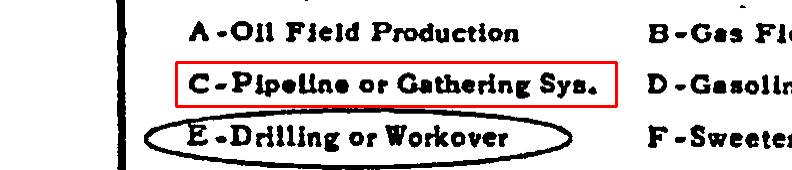
#> input picture research/experiments/EXP-036/sample_images/ambiguous/ambig_01_short_H9-53-2119_2144_p1.png, 792 x 170 px
$ python -i multi_pass_ocr.py   (imports and definitions only)
#> lines starting #> are read from the running program, lines starting #| are printed output that depends on the picture; after the words box and inside, x2 and y2 are one past the last pixel; in counts of white or black regions, pixels touching at a corner belong together
#> further down, picture is the input picture: shape (170, 792, 3); mean B, G, R 213.6, 213.6, 219.1
"""EXP-043 Phase B: Niblack + Multi-Pass OCR Voting.

Target: NO_TEXT_AT_GOLD_REGION (14,952 fields).
Applies adaptive local thresholding (Niblack, Sauvola, CLAHE) and multi-PSM OCR execution,
aggregating character-level majority consensus across passes to rescue missing text on degraded pages.
"""

from __future__ import annotations

from collections import defaultdict
from typing import Any

import cv2
import numpy as np
import pytesseract


def niblack_binarize(
    gray: np.ndarray,
    window_size: int = 25,
    k: float = -0.2,
) -> np.ndarray:
    """Niblack local thresholding: T = mean + k * std."""
#> called with window_size = 25, k = -0.2
    gray_f = gray.astype(np.float32)
    mean = cv2.blur(gray_f, (window_size, window_size))
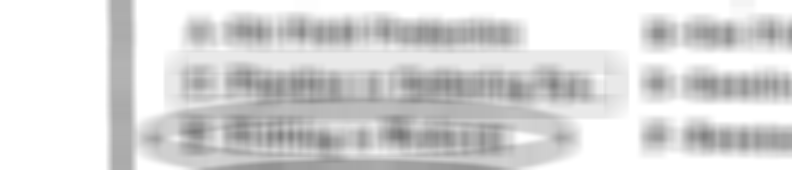
#> mean: shape (170, 792) float32; min 119, max 255, mean 215.8
    sq_mean = cv2.blur(gray_f ** 2, (window_size, window_size))
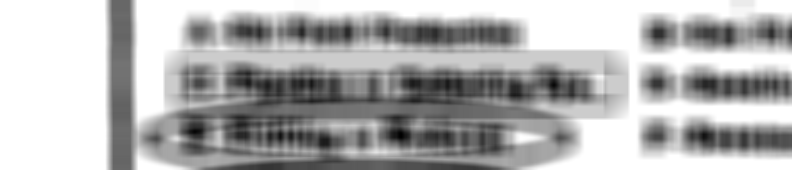
#> sq_mean: shape (170, 792) float32; min 29117.9, max 65025, mean 54244.1; drawn with min black and max white
    std = np.sqrt(np.maximum(sq_mean - mean ** 2, 0))
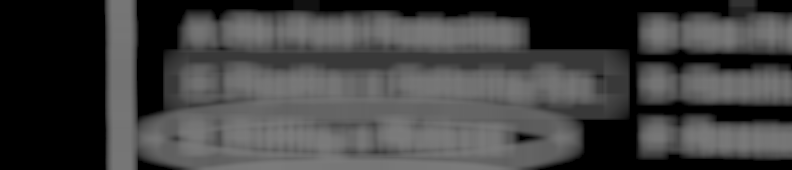
#> std: shape (170, 792) float32; min 0, max 123.9, mean 64.8
    threshold = mean + k * std
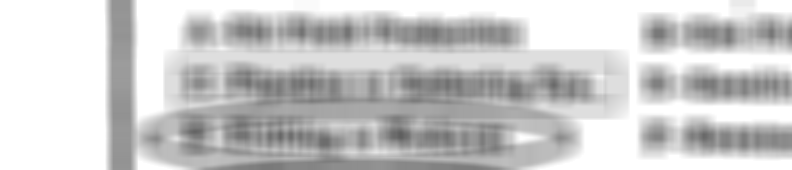
#> threshold: shape (170, 792) float32; min 94.59, max 255, mean 202.8
    return (gray_f > threshold).astype(np.uint8) * 255
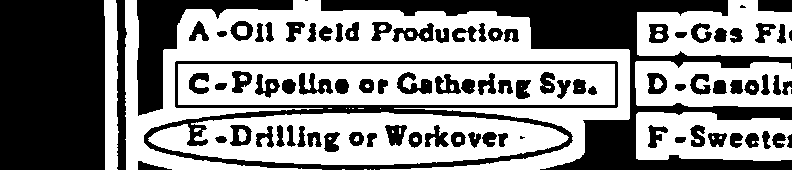
#> returned value: shape (170, 792); 54.2% white; 90 black regions (4 under 20 px), largest, box (x1, y1, x2, y2) and area: (0, 0, 105, 170) 17834, (321, 0, 792, 170) 16381, (144, 61, 618, 170) 7337


def sauvola_binarize(
    gray: np.ndarray,
    window_size: int = 25,
    k: float = 0.2,
    R: float = 128,
) -> np.ndarray:
    """Sauvola local thresholding: T = mean * (1 + k * (std/R - 1))."""
#> called with window_size = 25, k = 0.2, R = 128
    gray_f = gray.astype(np.float32)
    mean = cv2.blur(gray_f, (window_size, window_size))
    sq_mean = cv2.blur(gray_f ** 2, (window_size, window_size))
    std = np.sqrt(np.maximum(sq_mean - mean ** 2, 0))
    threshold = mean * (1.0 + k * (std / R - 1.0))
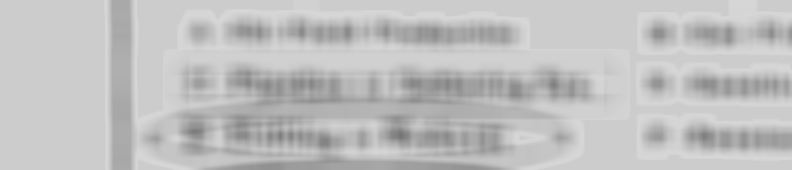
#> threshold: shape (170, 792) float32; min 118, max 214.8, mean 192
    return (gray_f > threshold).astype(np.uint8) * 255
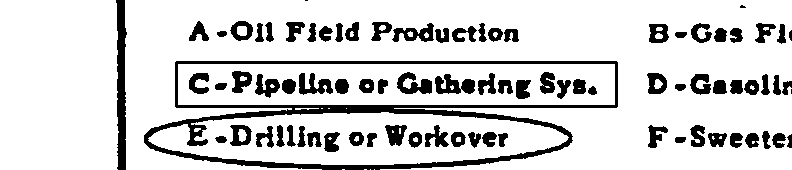
#> returned value: shape (170, 792); 83.3% white; 83 black regions (3 under 20 px), largest, box (x1, y1, x2, y2) and area: (144, 61, 618, 170) 7355, (116, 0, 127, 170) 1374, (435, 74, 475, 94) 497


def preprocess_variants(page_image: np.ndarray) -> dict[str, np.ndarray]:
    """Generate multiple binarization variants."""
    gray = cv2.cvtColor(page_image, cv2.COLOR_BGR2GRAY) if len(page_image.shape) == 3 else page_image

    clahe = cv2.createCLAHE(clipLimit=3.0, tileGridSize=(8, 8))
    enhanced = clahe.apply(gray)

    return {
        "niblack": niblack_binarize(enhanced),
        "sauvola": sauvola_binarize(enhanced),
        "otsu": cv2.threshold(gray, 0, 255, cv2.THRESH_BINARY + cv2.THRESH_OTSU)[1],
        "adaptive": cv2.adaptiveThreshold(
            gray, 255, cv2.ADAPTIVE_THRESH_GAUSSIAN_C, cv2.THRESH_BINARY, 51, 10
        ),
    }


# [70 lines left out: functions multi_pass_ocr, vote_tokens, not called in this run]

>>> import cv2
>>> picture = cv2.imread('../EXP-036/sample_images/ambiguous/ambig_01_short_H9-53-2119_2144_p1.png')
>>> result = preprocess_variants(picture)
#> result = 4 items

$ run again, on research/experiments/EXP-036/sample_images/ambiguous/ambig_02_medium_becerra-2023_p25.png
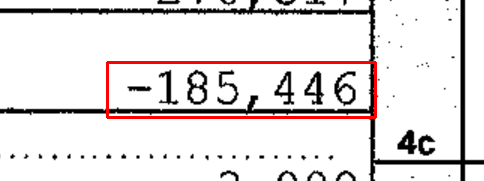
#> input picture research/experiments/EXP-036/sample_images/ambiguous/ambig_02_medium_becerra-2023_p25.png, 484 x 181 px
#> picture is the input picture: shape (181, 484, 3); mean B, G, R 225.1, 225.1, 230.7
#> in niblack_binarize, `return (gray_f > threshold).astype(np.uint8) * 255`:
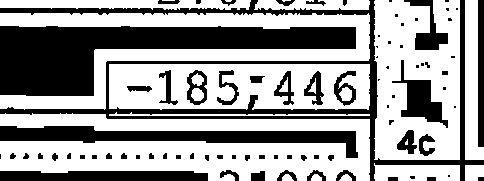
#> returned value: shape (181, 484); 61.5% white; 83 black regions (31 under 20 px), largest, box (x1, y1, x2, y2) and area: (0, 26, 356, 96) 12214, (0, 0, 484, 181) 7958, (0, 126, 358, 158) 4463
#> in sauvola_binarize, `return (gray_f > threshold).astype(np.uint8) * 255`:
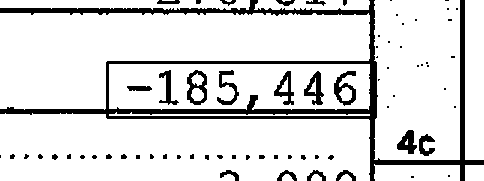
#> returned value: shape (181, 484); 86.7% white; 71 black regions (45 under 20 px), largest, box (x1, y1, x2, y2) and area: (0, 0, 484, 181) 8010, (187, 70, 207, 105) 348, (334, 71, 356, 106) 339
#> result = 4 items

$ run again, on research/experiments/EXP-036/sample_images/ambiguous/ambig_03_short_08-15427_H-12_1-21-2003_F-01341_p1.png
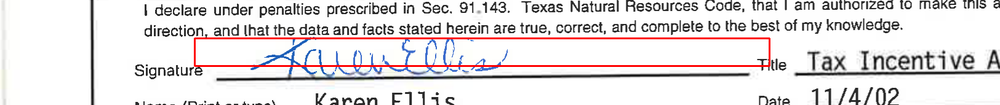
#> input picture research/experiments/EXP-036/sample_images/ambiguous/ambig_03_short_08-15427_H-12_1-21-2003_F-01341_p1.png, 1000 x 105 px, shrunk from 1625 x 171 before the run
#> picture is the input picture: shape (105, 1000, 3); mean B, G, R 225.1, 224.2, 228.9
#> in sauvola_binarize, `threshold = mean * (1.0 + k * (std / R - 1.0))`:
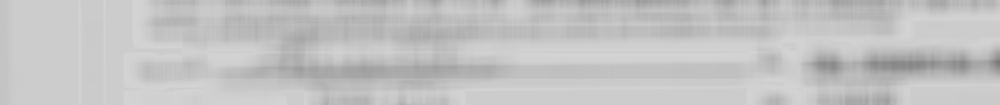
#> threshold: shape (105, 1000) float32; min 120.9, max 212.2, mean 194.7
#> in sauvola_binarize, `return (gray_f > threshold).astype(np.uint8) * 255`:
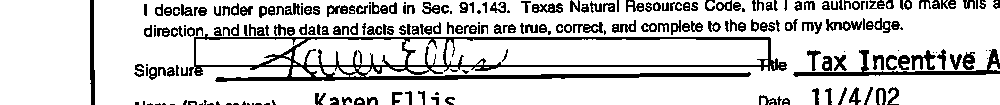
#> returned value: shape (105, 1000); 82% white; 228 black regions (50 under 20 px), largest, box (x1, y1, x2, y2) and area: (189, 34, 787, 82) 6496, (793, 49, 1000, 77) 1068, (90, 0, 95, 105) 431
#> result = 4 items

$ run again, on research/experiments/EXP-036/sample_images/ambiguous/ambig_04_short_08-37943_H-12_09-25-2014_F-01249_p1.png
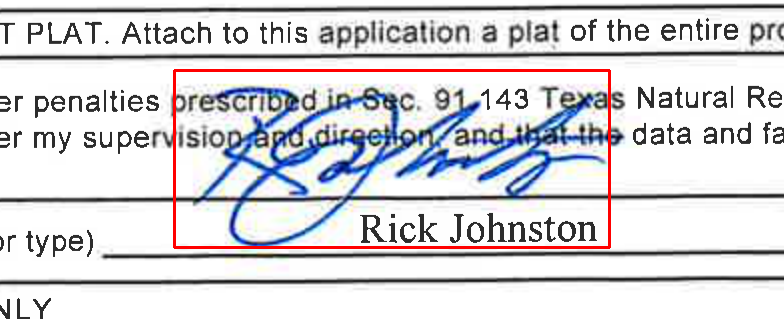
#> input picture research/experiments/EXP-036/sample_images/ambiguous/ambig_04_short_08-37943_H-12_09-25-2014_F-01249_p1.png, 784 x 319 px
#> picture is the input picture: shape (319, 784, 3); mean B, G, R 216.6, 213.3, 214.5
#> in sauvola_binarize, `return (gray_f > threshold).astype(np.uint8) * 255`:
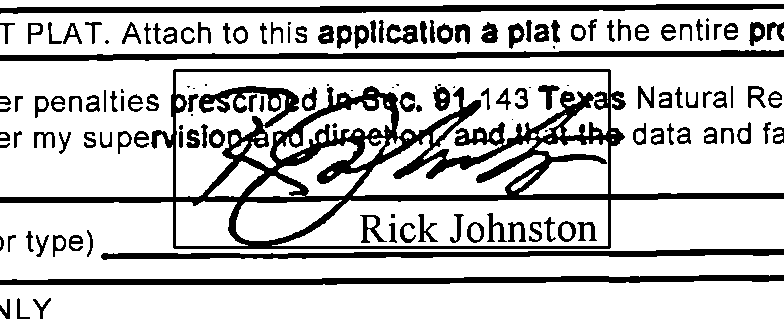
#> returned value: shape (319, 784); 77.3% white; 149 black regions (23 under 20 px), largest, box (x1, y1, x2, y2) and area: (0, 69, 784, 249) 23923, (0, 4, 784, 14) 4710, (0, 275, 784, 285) 4662
#> result = 4 items
